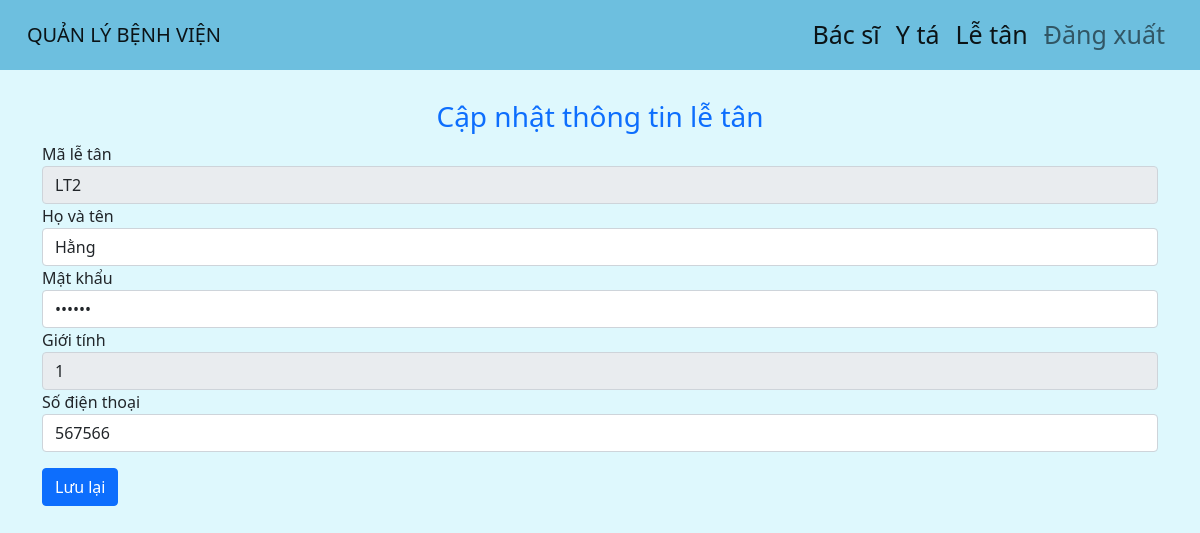
/UI/admin/update_letan_employee.php?maletan=LT2 (signed in), run on the app's committed database.
### tables this page shows
CREATE TABLE `letan` (
  `maletan` varchar(100) NOT NULL,
  `ten` varchar(50) NOT NULL,
  `matkhau` varchar(100) DEFAULT NULL,
  `gioitinh` bit(1) DEFAULT NULL,
  `sdt` decimal(10,0) DEFAULT NULL
);

### UI/admin/update_letan_employee.php (the view, shortened to what this page needs)
<?php
    $ma_nguoidung = $_GET['maletan'];
    $conn = mysqli_connect('localhost','root','','benhvien');
    $sql = "SELECT * FROM letan WHERE maletan = '$ma_nguoidung'";
    $result = mysqli_query($conn,$sql);
    if(mysqli_num_rows($result) > 0){
        $row = mysqli_fetch_assoc($result);
    }
?>
<?php
    include("header.php");
?>
    <main>
    <div class="container">
        <h3 class="text-center text-primary mt-5">Cập nhật thông tin lễ tân </h3>
        <form action="../../BusinessLogic/admin/process-update-letan-employee.php" method="post">
            <div class="form-group">
                <label for="txtMaND">Mã lễ tân</label>
                <input type="text" class="form-control" readonly id="txtMaND" name="txtMaND" placeholder="Mã lễ tân" value="<?php echo $row['maletan']; ?>">
            </div>
            <div class="form-group">
                <label for="txtHoTen">Họ và tên</label>
                <input type="text" class="form-control" id="txtHoTen" name="txtHoTen" placeholder="Nhập họ tên" value="<?php echo $row['ten']; ?>">
            </div>
            <div class="form-group">
                <label for="txtpassword">Mật khẩu</label>
                <input type="password" class="form-control" id="txtpassword" name="txtpassword" placeholder="Nhập mật khẩu" value="<?php echo $row['matkhau']; ?>">
            </div>
            <div class="form-group">
                <label for="txtgioitinh">Giới tính</label>
                <input type="text" class="form-control" readonly id="txtgioitinh" name="txtgioitinh" placeholder="Giới tính" value="<?php echo $row['gioitinh']; ?>">
            </div>
            <div class="form-group">
                <label for="txtsdt">Số điện thoại</label>
                <input type="text" class="form-control" id="txtsdt" name="txtsdt" placeholder="Nhập số điện thoại" value="<?php echo $row['sdt']; ?>">
            </div>
                <button type="submit" class="btn btn-primary mt-3">Lưu lại</button>
            </div>
    </main>

### UI/assets/css/headeradmin.css (style rules this page uses)
.bg { background-color: rgba(192, 243, 252, 0.521) !important; height: 100%; background-size: auto 180%; margin-top: 100px; }

### data on the page
letan: txtMaND "LT2", txtHoTen "Hằng", txtgioitinh "1", txtsdt "567566"
